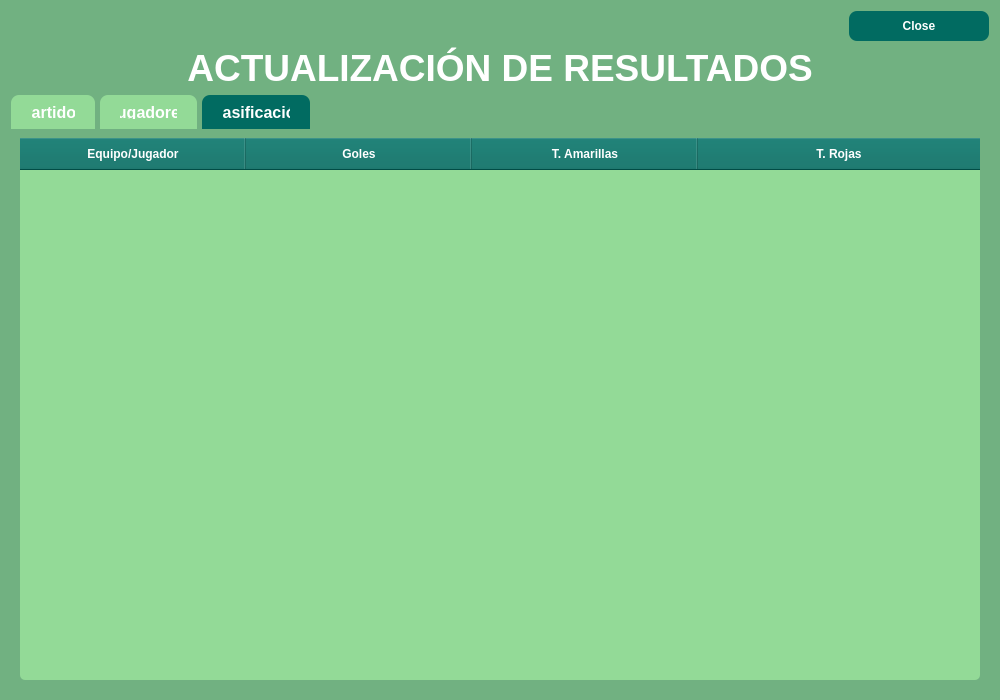
<?xml version="1.0" encoding="UTF-8"?>
<ui version="4.0">
 <class>DialogResultados</class>
 <widget class="QDialog" name="DialogResultados">
  <property name="geometry">
   <rect>
    <x>0</x>
    <y>0</y>
    <width>1000</width>
    <height>700</height>
   </rect>
  </property>
  <property name="minimumSize">
   <size>
    <width>900</width>
    <height>600</height>
   </size>
  </property>
  <property name="windowTitle">
   <string>Actualización de Resultados</string>
  </property>
  <property name="styleSheet">
   <string notr="true">background-color: rgb(113, 177, 129);</string>
  </property>
  <layout class="QVBoxLayout" name="verticalLayout">
   <item>
    <widget class="QDialogButtonBox" name="buttonBox">
     <property name="font">
      <font>
       <pointsize>23</pointsize>
       <bold>true</bold>
      </font>
     </property>
     <property name="styleSheet">
      <string notr="true">QPushButton {
background-color: rgb(1, 107, 97);
color: white;
border-radius: 8px;
padding: 8px 20px;
font-weight: bold;
min-width: 100px;
}
QPushButton:hover {
background-color: rgb(113, 177, 129);
}</string>
     </property>
     <property name="standardButtons">
      <set>QDialogButtonBox::StandardButton::Close</set>
     </property>
    </widget>
   </item>
   <item>
    <widget class="QLabel" name="lblTitulo">
     <property name="font">
      <font>
       <pointsize>28</pointsize>
       <bold>true</bold>
      </font>
     </property>
     <property name="styleSheet">
      <string notr="true">color: rgb(255, 255, 255);</string>
     </property>
     <property name="text">
      <string>ACTUALIZACIÓN DE RESULTADOS</string>
     </property>
     <property name="alignment">
      <set>Qt::AlignmentFlag::AlignCenter</set>
     </property>
    </widget>
   </item>
   <item>
    <widget class="QTabWidget" name="tabWidgetResultados">
     <property name="styleSheet">
      <string notr="true">QTabWidget::pane {
	
background-color: rgb(1, 107, 97);

    border-radius: 10px;
}
QTabBar::tab {

background-color: rgb(147, 218, 151);
    color: white;
    padding: 10px 20px;
    margin-right: 5px;
    border-top-left-radius: 8px;
    border-top-right-radius: 8px;
    font-weight: bold;
    font-size: 12pt;
}
QTabBar::tab:selected {
   	background-color: rgb(1, 107, 97);
}
QTabBar::tab:hover {
   	background-color: rgb(1, 107, 97);
}</string>
     </property>
     <property name="currentIndex">
      <number>2</number>
     </property>
     <widget class="QWidget" name="tabPartidos">
      <attribute name="title">
       <string>Partidos</string>
      </attribute>
      <layout class="QVBoxLayout" name="verticalLayoutPartidos">
       <item>
        <widget class="QTreeWidget" name="treePartidos">
         <property name="font">
          <font>
           <pointsize>14</pointsize>
           <bold>true</bold>
          </font>
         </property>
         <property name="styleSheet">
          <string notr="true">
QTreeWidget {background-color:#93da97; border-radius:5px;}
QTreeWidget::item:selected {background-color: rgb(1,107,97); color:white;}
QHeaderView::section {background-color: rgb(1,107,97); color:white; font-weight:bold; padding:5px;}
          </string>
         </property>
         <property name="allColumnsShowFocus">
          <bool>false</bool>
         </property>
         <attribute name="headerCascadingSectionResizes">
          <bool>false</bool>
         </attribute>
         <attribute name="headerDefaultSectionSize">
          <number>182</number>
         </attribute>
         <column>
          <property name="text">
           <string>Partido</string>
          </property>
          <property name="font">
           <font>
            <pointsize>11</pointsize>
            <bold>true</bold>
           </font>
          </property>
          <property name="textAlignment">
           <set>AlignCenter</set>
          </property>
         </column>
         <column>
          <property name="text">
           <string>Goles Equipo 1</string>
          </property>
          <property name="font">
           <font>
            <pointsize>11</pointsize>
            <bold>true</bold>
           </font>
          </property>
          <property name="textAlignment">
           <set>AlignCenter</set>
          </property>
         </column>
         <column>
          <property name="text">
           <string>Goles Equipo 2</string>
          </property>
          <property name="font">
           <font>
            <pointsize>11</pointsize>
            <bold>true</bold>
           </font>
          </property>
          <property name="textAlignment">
           <set>AlignCenter</set>
          </property>
         </column>
         <column>
          <property name="text">
           <string>Árbitro</string>
          </property>
          <property name="font">
           <font>
            <pointsize>11</pointsize>
            <bold>true</bold>
           </font>
          </property>
          <property name="textAlignment">
           <set>AlignCenter</set>
          </property>
         </column>
         <column>
          <property name="text">
           <string>Eliminatoria</string>
          </property>
          <property name="font">
           <font>
            <pointsize>11</pointsize>
            <bold>true</bold>
           </font>
          </property>
          <property name="textAlignment">
           <set>AlignCenter</set>
          </property>
         </column>
        </widget>
       </item>
       <item>
        <layout class="QHBoxLayout" name="horizontalLayoutBotonesPartidos">
         <item>
          <widget class="QPushButton" name="btnActualizarResultado">
           <property name="font">
            <font>
             <pointsize>12</pointsize>
             <bold>true</bold>
            </font>
           </property>
           <property name="styleSheet">
            <string notr="true">background-color: rgb(1,107,97); color:white; border-radius:8px; padding:8px;</string>
           </property>
           <property name="text">
            <string>Actualizar Resultado</string>
           </property>
          </widget>
         </item>
         <item>
          <widget class="QPushButton" name="btnEditarPartido">
           <property name="font">
            <font>
             <pointsize>12</pointsize>
             <bold>true</bold>
            </font>
           </property>
           <property name="styleSheet">
            <string notr="true">background-color: rgb(1,107,97); color:white; border-radius:8px; padding:8px;</string>
           </property>
           <property name="text">
            <string>Editar</string>
           </property>
          </widget>
         </item>
         <item>
          <widget class="QPushButton" name="btnEliminarPartido">
           <property name="font">
            <font>
             <pointsize>12</pointsize>
             <bold>true</bold>
            </font>
           </property>
           <property name="styleSheet">
            <string notr="true">background-color: rgb(1,107,97); color:white; border-radius:8px; padding:8px;</string>
           </property>
           <property name="text">
            <string>Eliminar</string>
           </property>
          </widget>
         </item>
        </layout>
       </item>
      </layout>
     </widget>
     <widget class="QWidget" name="tabJugadores">
      <attribute name="title">
       <string>Jugadores</string>
      </attribute>
      <layout class="QVBoxLayout" name="verticalLayoutJugadores">
       <item>
        <widget class="QTableWidget" name="tableJugadores">
         <property name="font">
          <font>
           <pointsize>14</pointsize>
           <bold>true</bold>
          </font>
         </property>
         <property name="styleSheet">
          <string notr="true">
QTableWidget {background-color:#93da97; border-radius:5px;}
QTableWidget::item:selected {background-color: rgb(1,107,97); color:white;}
QHeaderView::section {background-color: rgb(1,107,97); color:white; font-weight:bold; padding:5px;}
          </string>
         </property>
         <attribute name="horizontalHeaderDefaultSectionSize">
          <number>150</number>
         </attribute>
         <attribute name="horizontalHeaderStretchLastSection">
          <bool>true</bool>
         </attribute>
         <column>
          <property name="text">
           <string>ID</string>
          </property>
          <property name="font">
           <font>
            <pointsize>11</pointsize>
            <bold>true</bold>
           </font>
          </property>
         </column>
         <column>
          <property name="text">
           <string>Nombre</string>
          </property>
          <property name="font">
           <font>
            <pointsize>11</pointsize>
            <bold>true</bold>
           </font>
          </property>
         </column>
         <column>
          <property name="text">
           <string>Equipo</string>
          </property>
          <property name="font">
           <font>
            <pointsize>11</pointsize>
            <bold>true</bold>
           </font>
          </property>
         </column>
         <column>
          <property name="text">
           <string>Goles</string>
          </property>
          <property name="font">
           <font>
            <pointsize>11</pointsize>
            <bold>true</bold>
           </font>
          </property>
         </column>
         <column>
          <property name="text">
           <string>T. Amarillas</string>
          </property>
          <property name="font">
           <font>
            <pointsize>11</pointsize>
            <bold>true</bold>
           </font>
          </property>
         </column>
         <column>
          <property name="text">
           <string>T. Rojas</string>
          </property>
          <property name="font">
           <font>
            <pointsize>11</pointsize>
            <bold>true</bold>
           </font>
          </property>
         </column>
        </widget>
       </item>
       <item>
        <layout class="QHBoxLayout" name="horizontalLayoutBotonesJugadores">
         <item>
          <widget class="QPushButton" name="btnRegistrarGolesTarjetas">
           <property name="font">
            <font>
             <pointsize>12</pointsize>
             <bold>true</bold>
            </font>
           </property>
           <property name="styleSheet">
            <string notr="true">background-color: rgb(1,107,97); color:white; border-radius:8px; padding:8px;</string>
           </property>
           <property name="text">
            <string>Registrar Goles/Tarjetas</string>
           </property>
          </widget>
         </item>
         <item>
          <widget class="QPushButton" name="btnEditarJugador">
           <property name="font">
            <font>
             <pointsize>12</pointsize>
             <bold>true</bold>
            </font>
           </property>
           <property name="styleSheet">
            <string notr="true">background-color: rgb(1,107,97); color:white; border-radius:8px; padding:8px;</string>
           </property>
           <property name="text">
            <string>Editar</string>
           </property>
          </widget>
         </item>
         <item>
          <widget class="QPushButton" name="btnEliminarJugador">
           <property name="font">
            <font>
             <pointsize>12</pointsize>
             <bold>true</bold>
            </font>
           </property>
           <property name="styleSheet">
            <string notr="true">background-color: rgb(1,107,97); color:white; border-radius:8px; padding:8px;</string>
           </property>
           <property name="text">
            <string>Eliminar</string>
           </property>
          </widget>
         </item>
        </layout>
       </item>
      </layout>
     </widget>
     <widget class="QWidget" name="tabClasificacion">
      <attribute name="title">
       <string>Clasificación</string>
      </attribute>
      <layout class="QVBoxLayout" name="verticalLayoutClasificacion">
       <item>
        <widget class="QTreeWidget" name="treeClasificacion">
         <property name="styleSheet">
          <string notr="true">
QTreeWidget {background-color:#93da97; border-radius:5px;}
QTreeWidget::item:selected {background-color: rgb(1,107,97); color:white;}
QHeaderView::section {background-color: rgb(1,107,97); color:white; font-weight:bold; padding:5px;}
          </string>
         </property>
         <attribute name="headerDefaultSectionSize">
          <number>226</number>
         </attribute>
         <column>
          <property name="text">
           <string>Equipo/Jugador</string>
          </property>
          <property name="font">
           <font>
            <pointsize>11</pointsize>
            <bold>true</bold>
           </font>
          </property>
          <property name="textAlignment">
           <set>AlignCenter</set>
          </property>
         </column>
         <column>
          <property name="text">
           <string>Goles</string>
          </property>
          <property name="font">
           <font>
            <pointsize>11</pointsize>
            <bold>true</bold>
           </font>
          </property>
          <property name="textAlignment">
           <set>AlignCenter</set>
          </property>
         </column>
         <column>
          <property name="text">
           <string>T. Amarillas</string>
          </property>
          <property name="font">
           <font>
            <pointsize>11</pointsize>
            <bold>true</bold>
           </font>
          </property>
          <property name="textAlignment">
           <set>AlignCenter</set>
          </property>
         </column>
         <column>
          <property name="text">
           <string>T. Rojas</string>
          </property>
          <property name="font">
           <font>
            <pointsize>11</pointsize>
            <bold>true</bold>
           </font>
          </property>
          <property name="textAlignment">
           <set>AlignCenter</set>
          </property>
         </column>
        </widget>
       </item>
      </layout>
     </widget>
    </widget>
   </item>
  </layout>
 </widget>
 <resources/>
 <connections/>
</ui>
